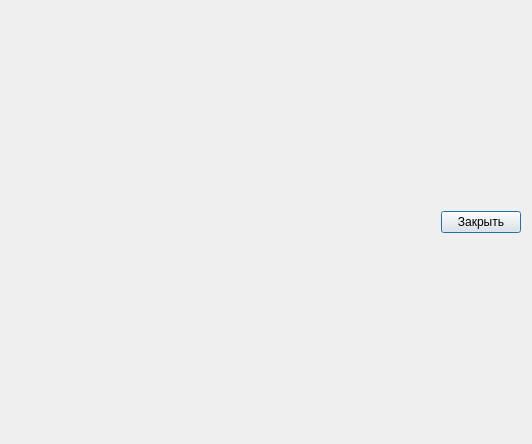
<?xml version="1.0" encoding="UTF-8"?>
<ui version="4.0">
 <class>Grafic_window</class>
 <widget class="QDialog" name="Grafic_window">
  <property name="geometry">
   <rect>
    <x>0</x>
    <y>0</y>
    <width>532</width>
    <height>444</height>
   </rect>
  </property>
  <property name="maximumSize">
   <size>
    <width>800</width>
    <height>600</height>
   </size>
  </property>
  <property name="windowTitle">
   <string>Dialog</string>
  </property>
  <layout class="QGridLayout" name="gridLayout_2">
   <item row="1" column="0">
    <spacer name="horizontalSpacer">
     <property name="orientation">
      <enum>Qt::Horizontal</enum>
     </property>
     <property name="sizeHint" stdset="0">
      <size>
       <width>420</width>
       <height>20</height>
      </size>
     </property>
    </spacer>
   </item>
   <item row="1" column="1">
    <widget class="QPushButton" name="close_gwindow">
     <property name="text">
      <string>Закрыть</string>
     </property>
    </widget>
   </item>
   <item row="0" column="0" colspan="2">
    <layout class="QGridLayout" name="vl"/>
   </item>
  </layout>
 </widget>
 <resources/>
 <connections/>
</ui>
